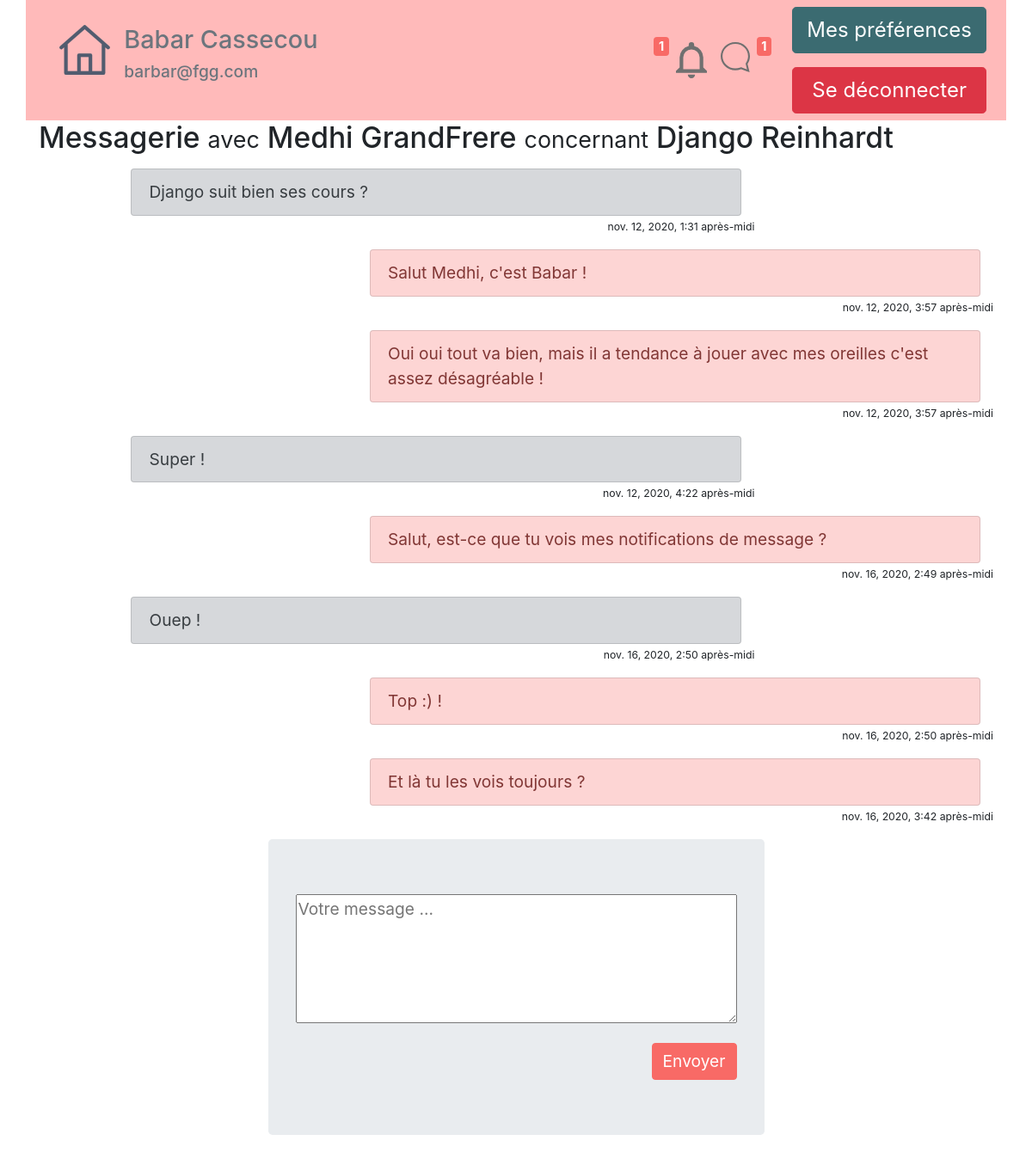
The app's page /messagerieII/MessageAboutTo/1/22/ (signed in) with its own data.
### tablecom/models.py (models this page shows, shortened)
class ChildSNotebook(models.Model): #name of table that contain differents "carnets" for each child
    active=models.BooleanField(default=True)
    name = models.CharField(max_length=80, verbose_name="Nom")
    forename = models.CharField(max_length=80, verbose_name="Prénom")
    date_of_birth = models.DateField(verbose_name="Date de naissance")
    id_RespLeg = models.CharField(max_length=20,verbose_name="Id responsables legaux", default="")  # id of childs attached to LR
    num_ident=models.CharField( verbose_name="Identifiant sécurité sociale",max_length=20)
    id_prof_auth=models.TextField(max_length=1200, verbose_name="Id Professionnels Rattachés")
    articles_id=models.TextField(max_length=2500, verbose_name="Id des articles rattachés", default="")
    class Meta:
        verbose_name = "Carnet Enfant"
        ordering = ['date_of_birth']

### messagerie/models.py (models this page shows, shortened)
class MessagePersoAT(models.Model):
    titre = models.CharField(max_length=100, default="")
    auteurID = models.CharField(max_length=6)
    AttachedChildNotebookID = models.CharField(max_length=7)
    receiverID = models.CharField(max_length=6, default="0")
    contenu = models.TextField(null=True, verbose_name="")
    date = models.DateTimeField(default=timezone.now,
                                verbose_name="Date d'envoi'")
    validated=models.BooleanField(default=True) #is the message validated to appear?
    activeMessage=models.BooleanField(default=True) #is the message is active or inactive (deleted, problem, ...)
    read=models.BooleanField(default=False) #is the message read by receiver ?
    class Meta:
        verbose_name = "Message Privé"
        ordering = ['date']

### messagerie/views.py (the view)
# urls.py: path('MessageAboutTo/<id_carnet>/<id_correspondant>/', views.messageAboutTo, name="MessageAboutTo")
def messageAboutTo(request, id_carnet, id_correspondant):
    NotifMessagesReset(request,id_carnet,id_correspondant)
    ContactSel = User.objects.get(id=id_correspondant)
    listeMessagesAT = list_AT_messages(request, id_carnet, id_correspondant)
    premodel = MessagePersoAT(auteurID=request.user.pk, AttachedChildNotebookID=id_carnet, receiverID=id_correspondant)
    form = MessagePersoATForm(request.POST or None, instance=premodel)
    carnet = get_object_or_404(ChildSNotebook, id=id_carnet)
    if form.is_valid():
        print("Message Envoyé")
        envoi = True
        form.save()
        notifDirectMessageAddOne(request,id_carnet,id_correspondant)
    CarrierList=GlobalCarrier(request)#will carry all necessary variables (for notification, ...)
    return render(request, 'messagerie/messageAboutTo.html', locals())

### messagerie/forms.py
class MessagePersoATForm(forms.ModelForm):
    class Meta :
        model = MessagePersoAT
        fields = ('contenu',)
        widgets = {
          'contenu': Textarea(attrs={'rows':5, 'cols':40, 'placeholder':"Votre message ..."}),
        }

### messagerie/modulesATComplementaires.py (called while the page is built)
def list_AT_messages(request, id_carnet, id_correspondant):
    QueryMessagesFiltred = MessagePersoAT.objects.filter(AttachedChildNotebookID=id_carnet)
    ListMessagesFiltred = []
    for MessageATFiltred in QueryMessagesFiltred:
        if MessageATFiltred.validated != True:
            continue
        if MessageATFiltred.activeMessage != True :
            continue
        if id_correspondant != MessageATFiltred.auteurID and id_correspondant != MessageATFiltred.receiverID:
            continue
        if request.user.pk != int(MessageATFiltred.auteurID) and request.user.pk != int(MessageATFiltred.receiverID):
            continue
        if int(MessageATFiltred.auteurID) == int(request.user.pk):
            MessageATFiltred.isAuteur = True
        else:
            MessageATFiltred.isAuteur = False
        ListMessagesFiltred.append(MessageATFiltred)
    return ListMessagesFiltred

### notifications/modules_complementaires.py (called while the page is built)
def CheckNCreateNotifFieldForIdCorrespondant(request,id_correspondant):  # will check if a "notification" entry exist for this user, if not create
    try:
        entreeNotifIdUser = Notifications.objects.get(user_id=id_correspondant)  # will catch the userspecific line
    except:
        try:
            Notifications.objects.create(user_id=id_correspondant)
            entreeNotifIdUser = Notifications.objects.get(user_id=id_correspondant)
        except:
            print("Problème de création de l'entrée des notifications")
    return entreeNotifIdUser

def stringTodict(stringToWorkWith):
    listTemp = stringToWorkWith.split(",")
    dictCreated = {}
    for item in listTemp:
        if item != '':
            minilist = item.split(":")
            dictCreated[minilist[0]] = minilist[1]
    return dictCreated

def notif_fil_global_count(request):
    entreeNotifIdUser = Notifications.objects.get(user_id=request.user.pk)  # entry of user's notification table
    dicoTemp = stringTodict(entreeNotifIdUser.NotifFil)
    somme = int()
    for valeur in dicoTemp.values():
        somme += int(valeur)
    return somme

### messagerie/templates/messagerie/messageAboutTo.html (shortened to what this page needs)
{% extends "tablecom/base.html" %}
{% block content %}
<div class="container">
    <H3>Messagerie <small>avec</small> {{ ContactSel.first_name }} {{ ContactSel.last_name }} <small>concernant</small> {{ carnet.name }} {{ carnet.forename}}</H3>
{% for message in listeMessagesAT %}
<p>
  {% if message.isAuteur %}
 <div class="container">
  <div class="row">
    <div class="col-sm-4"></div>
    <div class="col-sm-8">
      <ul class="list-group">
        <li class="list-group-item list-group-item-primary">
            <div class="d-flex justify-content-between">
                <div>{{ message.contenu }}</div>
            </div>
        </li>
      </ul>
        <div class="row justify-content-end"><small><small>{{ message.date }}</small></small></div>
    </div>
  </div>
  </div>
  {% else %}
  <div class="container">
  <div class="row">
        <div class="col-sm-1"></div>
    <div class="col-sm-8">
      <ul class="list-group">
        <li class="list-group-item list-group-item-secondary">
            <div class="d-flex justify-content-between">
                <div>{{ message.contenu }}</div>
            </div>
        </li>
      </ul>
        <div class="row justify-content-end"><small><small>{{ message.date }}</small></small></div>
    </div>
    <div class="col-sm-3"></div>
  </div>
  </div>
</p>
  {% endif %}
{% empty %}
    <p>Vous n'avez encore échangé aucun message</p>
        {% endfor %}
<p>
{% if envoi %}Message envoyé !
     <meta http-equiv="REFRESH" content="0;url=">
{% else %}
    <div class="d-flex justify-content-center">
    <div class="jumbotron">
<form method="post" action="">
  {{ form.as_p }}
     <div class="d-flex justify-content-end">
    <input type="submit" class="btn btn-primary " value="Envoyer" /></div>
</form>
        </div>
{% endif %}
  </p>
</div>
{% endblock %}

### tablecom/templates/tablecom/base.html (shortened to what this page needs)
<!DOCTYPE html>
    {% load static %}
    {% block head %}
        <html lang="fr">
        <head>
        <link rel="stylesheet" href="/static/bootstrapExportTheme/bootstrap.min.css" >
        <link rel="stylesheet" type="text/css" href="https://cdn.jsdelivr.net/npm/cookieconsent@3/build/cookieconsent.min.css" />
        </head>
    {% endblock %}
<body>
    <nav>
       {% block nav %}
            {% if user.is_authenticated %}
<div class="container" style="background:#ffbaba !important;">
    <div class="d-flex flex-wrap align-items-center">
          <div class="mr-auto p-3 ">
            <div class="d-flex justify-content-start">
                <div class="p-2"><a href="{% url 'accueil' %}"><img src="/static/images/home.svg" class="img-fluid"></a></div>
                <div class="p-2"><h4 class="text-secondary">{{ user.first_name }} {{ user.last_name }}</h4><h6 class="text-secondary"><p>{{ user.email }}</p></h6></div>
            </div>
          </div>
          <div class="p-3 ">
            <div class="d-flex">
                {% if CarrierList.1 == 0 %}
                <h6><span class="badge badge-secondary">{{ CarrierList.1 }}</span></h6>
                {% else %}
                <h6><span class="badge badge-primary">{{ CarrierList.1 }}</span></h6>
                {% endif %}
                <a href="{% url 'accueil' %}"><img src="{% static 'images/notif_fil_general.svg' %}" class="img-fluid p-2"></a>
                 <a href="{% url 'accueil' %}"><img src="{% static 'images/notif_mess_perso.svg' %}" class="img-fluid p-2"></a>
                {% if CarrierList.0 == 0 %}
                <h6><span class="badge badge-secondary">{{ CarrierList.0 }} </span></h6>
                {% else %}
                <h6><span class="badge badge-primary">{{ CarrierList.0 }}</span></h6>
                {% endif %}
            </div>
          </div>
          <div class="p- ">
            <div class="d-flex flex-column">
              <div class="p-2"><a href="{% url 'MyProfile' %}"><button type="button" class="btn btn-info btn-lg">Mes préférences</button></a></div>
              <div class="p-2"><a href="{% url 'deconnexion' %}"><button type="button" class="btn btn-danger btn-block btn-lg">Se déconnecter</button></a></div>
            </div>
          </div>
    </div>
</div>
            {% else %}
        <div class="container">
        </div>
            {% endif %}
       {% endblock %}
   </nav>
    {% block content %}Contenu à introduire{% endblock %}
</body>
</html>

### records on screen
ChildSNotebook: name "Django", forename "Reinhardt"
MessagePersoAT: contenu "Django suit bien ses cours ?", date "nov. 12, 2020, 1:31 après-midi"
MessagePersoAT: contenu "Salut Medhi, c'est Babar !", date "nov. 12, 2020, 3:57 après-midi"
MessagePersoAT: contenu "Oui oui tout va bien, mais il a tendance à jouer avec mes oreilles c'est assez désagréable !", date "nov. 12, 2020, 3:57 après-midi"
MessagePersoAT: contenu "Super !", date "nov. 12, 2020, 4:22 après-midi"
MessagePersoAT: contenu "Salut, est-ce que tu vois mes notifications de message ?", date "nov. 16, 2020, 2:49 après-midi"
MessagePersoAT: contenu "Ouep !", date "nov. 16, 2020, 2:50 après-midi"
MessagePersoAT: contenu "Top :) !", date "nov. 16, 2020, 2:50 après-midi"
MessagePersoAT: contenu "Et là tu les vois toujours ?", date "nov. 16, 2020, 3:42 après-midi"

### other values on screen
{{ user.first_name }} "Babar"
{{ user.last_name }} "Cassecou"
{{ user.email }} "barbar@fgg.com"
{{ CarrierList.1 }} "1"
{{ CarrierList.0 }} "1"
{{ ContactSel.first_name }} "Medhi"
{{ ContactSel.last_name }} "GrandFrere"
